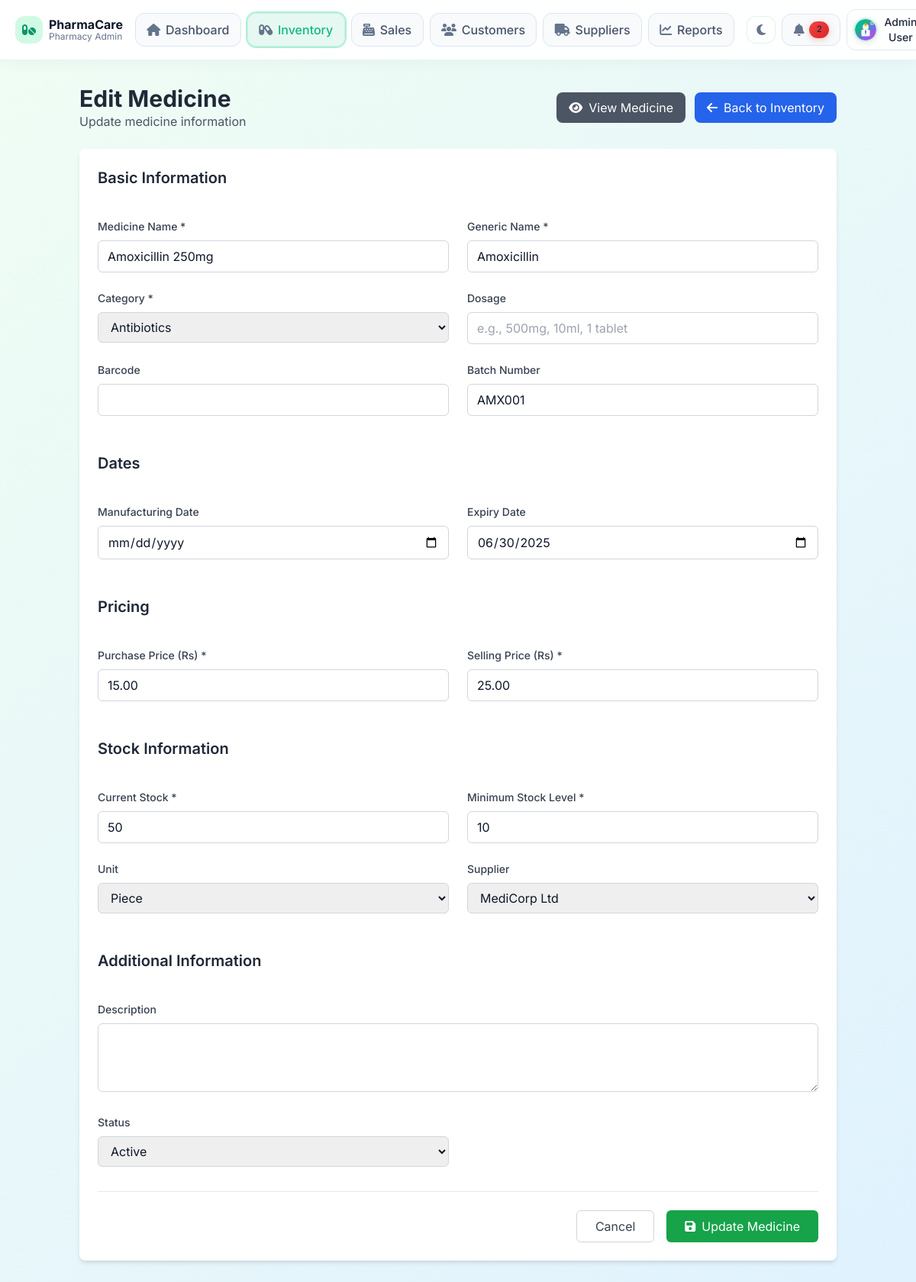
/admin/modules/inventory/edit_medicine.php?id=2 (signed in), run on the app's committed database.
### tables this page shows
CREATE TABLE users (
    id INT PRIMARY KEY AUTO_INCREMENT,
    name VARCHAR(100) NOT NULL,
    email VARCHAR(100) UNIQUE NOT NULL,
    password VARCHAR(255) NOT NULL,
    role ENUM('admin', 'pharmacist', 'customer') NOT NULL DEFAULT 'customer',
    phone VARCHAR(20),
    address TEXT,
    profile_image VARCHAR(255),
    status ENUM('active', 'inactive') DEFAULT 'active',
    created_at TIMESTAMP DEFAULT CURRENT_TIMESTAMP,
    updated_at TIMESTAMP DEFAULT CURRENT_TIMESTAMP ON UPDATE CURRENT_TIMESTAMP
);

CREATE TABLE medicines (
    id INT PRIMARY KEY AUTO_INCREMENT,
    name VARCHAR(200) NOT NULL,
    generic_name VARCHAR(200),
    category_id INT,
    supplier_id INT,
    batch_number VARCHAR(50),
    barcode VARCHAR(100),
    description TEXT,
    dosage VARCHAR(100),
    unit VARCHAR(50) DEFAULT 'piece',
    purchase_price DECIMAL(10,2) NOT NULL,
    selling_price DECIMAL(10,2) NOT NULL,
    stock_quantity INT DEFAULT 0,
    min_stock_level INT DEFAULT 10,
    max_stock_level INT DEFAULT 1000,
    expiry_date DATE,
    manufacture_date DATE,
    prescription_required BOOLEAN DEFAULT FALSE,
    image VARCHAR(255),
    status ENUM('active', 'inactive', 'discontinued') DEFAULT 'active',
    created_at TIMESTAMP DEFAULT CURRENT_TIMESTAMP,
    updated_at TIMESTAMP DEFAULT CURRENT_TIMESTAMP ON UPDATE CURRENT_TIMESTAMP,
    FOREIGN KEY (category_id) REFERENCES categories(id),
    FOREIGN KEY (supplier_id) REFERENCES suppliers(id),
    INDEX idx_name (name),
    INDEX idx_barcode (barcode),
    INDEX idx_expiry (expiry_date)
);

CREATE TABLE categories (
    id INT PRIMARY KEY AUTO_INCREMENT,
    name VARCHAR(100) NOT NULL,
    description TEXT,
    status ENUM('active', 'inactive') DEFAULT 'active',
    created_at TIMESTAMP DEFAULT CURRENT_TIMESTAMP
);

CREATE TABLE suppliers (
    id INT PRIMARY KEY AUTO_INCREMENT,
    name VARCHAR(100) NOT NULL,
    contact_person VARCHAR(100),
    email VARCHAR(100),
    phone VARCHAR(20),
    address TEXT,
    status ENUM('active', 'inactive') DEFAULT 'active',
    created_at TIMESTAMP DEFAULT CURRENT_TIMESTAMP,
    updated_at TIMESTAMP DEFAULT CURRENT_TIMESTAMP ON UPDATE CURRENT_TIMESTAMP
);

### admin/modules/inventory/edit_medicine.php (the view, shortened to what the rows shown need)
<?php
require_once dirname(__DIR__, 2) . '/bootstrap.php';
$id = $_GET['id'] ?? null;
$stmt = $pdo->prepare("SELECT * FROM medicines WHERE id = ?");
$stmt->execute([$id]);
$medicine = $stmt->fetch(PDO::FETCH_ASSOC);
$categoriesStmt = $pdo->query("SELECT * FROM categories WHERE status = 'active' ORDER BY name");
$categories = $categoriesStmt->fetchAll(PDO::FETCH_ASSOC);
$suppliersStmt = $pdo->query("SELECT * FROM suppliers WHERE status = 'active' ORDER BY name");
$suppliers = $suppliersStmt->fetchAll(PDO::FETCH_ASSOC);
?>
<!DOCTYPE html>
<html lang="en" data-theme="<?php echo getThemeClass(); ?>">
<head>
    <?php include '../../includes/head.php'; ?>
    <script src="https://cdn.tailwindcss.com"></script>
</head>
<body class="pc-shell">
    <?php include '../../includes/navbar.php'; ?>
    <div class="container mx-auto px-4 py-8">
        <div class="flex justify-between items-center mb-6">
            <div>
                <h1 class="text-3xl font-bold text-gray-800">Edit Medicine</h1>
            </div>
        </div>
        <form method="POST" class="bg-white rounded-lg shadow-md p-6">
            <div class="grid grid-cols-1 md:grid-cols-2 gap-6">
                <div class="md:col-span-2">
                    <h2 class="text-xl font-semibold text-gray-800 mb-4">Basic Information</h2>
                </div>
                <div>
                    <label for="name" class="block text-sm font-medium text-gray-700 mb-2">Medicine Name *</label>
                    <input type="text" id="name" name="name" value="<?php echo htmlspecialchars($medicine['name'] ?? ''); ?>"
                        class="w-full px-3 py-2 border border-gray-300 rounded-md focus:outline-none focus:ring-2 focus:ring-green-500" required>
                </div>
                <div>
                    <label for="generic_name" class="block text-sm font-medium text-gray-700 mb-2">Generic Name *</label>
                    <input type="text" id="generic_name" name="generic_name" value="<?php echo htmlspecialchars($medicine['generic_name'] ?? ''); ?>"
                        class="w-full px-3 py-2 border border-gray-300 rounded-md focus:outline-none focus:ring-2 focus:ring-green-500" required>
                </div>
                <div>
                    <label for="category_id" class="block text-sm font-medium text-gray-700 mb-2">Category *</label>
                    <select id="category_id" name="category_id"
                        class="w-full px-3 py-2 border border-gray-300 rounded-md focus:outline-none focus:ring-2 focus:ring-green-500" required>
                        <?php foreach ($categories as $category): ?>
                            <option value="<?php echo $category['id']; ?>" <?php echo $medicine['category_id'] == $category['id'] ? 'selected' : ''; ?>>
                                <?php echo htmlspecialchars($category['name']); ?>
                            </option>
                        <?php endforeach; ?>
                    </select>
                </div>
                <div>
                    <label for="batch_number" class="block text-sm font-medium text-gray-700 mb-2">Batch Number</label>
                    <input type="text" id="batch_number" name="batch_number" value="<?php echo htmlspecialchars($medicine['batch_number'] ?? ''); ?>"
                        class="w-full px-3 py-2 border border-gray-300 rounded-md focus:outline-none focus:ring-2 focus:ring-green-500">
                </div>
                <div class="md:col-span-2">
                    <h2 class="text-xl font-semibold text-gray-800 mb-4 mt-6">Dates</h2>
                </div>
                <div>
                    <label for="expiry_date" class="block text-sm font-medium text-gray-700 mb-2">Expiry Date</label>
                    <input type="date" id="expiry_date" name="expiry_date" value="<?php echo $medicine['expiry_date'] ?? ''; ?>"
                        class="w-full px-3 py-2 border border-gray-300 rounded-md focus:outline-none focus:ring-2 focus:ring-green-500">
                </div>
                <div class="md:col-span-2">
                    <h2 class="text-xl font-semibold text-gray-800 mb-4 mt-6">Pricing</h2>
                </div>
                <div>
                    <label for="purchase_price" class="block text-sm font-medium text-gray-700 mb-2">Purchase Price (Rs) *</label>
                    <input type="number" id="purchase_price" name="purchase_price" value="<?php echo $medicine['purchase_price']; ?>"
                        step="0.01" min="0"
                        class="w-full px-3 py-2 border border-gray-300 rounded-md focus:outline-none focus:ring-2 focus:ring-green-500" required>
                </div>
                <div>
                    <label for="selling_price" class="block text-sm font-medium text-gray-700 mb-2">Selling Price (Rs) *</label>
                    <input type="number" id="selling_price" name="selling_price" value="<?php echo $medicine['selling_price']; ?>"
                        step="0.01" min="0"
                        class="w-full px-3 py-2 border border-gray-300 rounded-md focus:outline-none focus:ring-2 focus:ring-green-500" required>
                </div>
                <div class="md:col-span-2">
                    <h2 class="text-xl font-semibold text-gray-800 mb-4 mt-6">Stock Information</h2>
                </div>
                <div>
                    <label for="stock_quantity" class="block text-sm font-medium text-gray-700 mb-2">Current Stock *</label>
                    <input type="number" id="stock_quantity" name="stock_quantity" value="<?php echo $medicine['stock_quantity']; ?>"
                        min="0"
                        class="w-full px-3 py-2 border border-gray-300 rounded-md focus:outline-none focus:ring-2 focus:ring-green-500" required>
                </div>
                <div>
                    <label for="min_stock_level" class="block text-sm font-medium text-gray-700 mb-2">Minimum Stock Level *</label>
                    <input type="number" id="min_stock_level" name="min_stock_level" value="<?php echo $medicine['min_stock_level']; ?>"
                        min="0"
                        class="w-full px-3 py-2 border border-gray-300 rounded-md focus:outline-none focus:ring-2 focus:ring-green-500" required>
                </div>
                <div>
                    <label for="unit" class="block text-sm font-medium text-gray-700 mb-2">Unit</label>
                    <select id="unit" name="unit" class="w-full px-3 py-2 border border-gray-300 rounded-md focus:outline-none focus:ring-2 focus:ring-green-500">
                        <option value="piece" <?php echo $medicine['unit'] === 'piece' ? 'selected' : ''; ?>>Piece</option>
                    </select>
                </div>
                <div>
                    <label for="supplier_id" class="block text-sm font-medium text-gray-700 mb-2">Supplier</label>
                    <select id="supplier_id" name="supplier_id"
                        class="w-full px-3 py-2 border border-gray-300 rounded-md focus:outline-none focus:ring-2 focus:ring-green-500">
                        <?php foreach ($suppliers as $supplier): ?>
                            <option value="<?php echo $supplier['id']; ?>" <?php echo $medicine['supplier_id'] == $supplier['id'] ? 'selected' : ''; ?>>
                                <?php echo htmlspecialchars($supplier['name']); ?>
                            </option>
                        <?php endforeach; ?>
                    </select>
                </div>
                <div class="md:col-span-2">
                    <h2 class="text-xl font-semibold text-gray-800 mb-4 mt-6">Additional Information</h2>
                </div>
                <div>
                    <label for="status" class="block text-sm font-medium text-gray-700 mb-2">Status</label>
                    <select id="status" name="status"
                        class="w-full px-3 py-2 border border-gray-300 rounded-md focus:outline-none focus:ring-2 focus:ring-green-500">
                        <option value="active" <?php echo $medicine['status'] === 'active' ? 'selected' : ''; ?>>Active</option>
                    </select>
                </div>
            </div>
        </form>
    </div>
</body>
</html>

### admin/includes/navbar.php (shortened to what the rows shown need)
<?php
$profileImage = ($user && !empty($user['profile_image']))
  ? url('uploads/profiles/' . $user['profile_image'])
  : url('assets/images/default-avatar.svg');
?>
<nav class="sticky top-0 z-50 border-b border-slate-200/70 bg-white/92 backdrop-blur dark:bg-slate-900/95 dark:border-slate-700">
  <div class="pc-container !py-3">
    <div class="flex items-center justify-between gap-4">
      <div class="flex items-center gap-2">
        <div class="relative">
          <button class="flex items-center gap-2 rounded-xl border border-slate-200 dark:border-slate-700 px-2 py-1.5 hover:bg-slate-50 dark:hover:bg-slate-800 text-slate-700 dark:text-slate-100" onclick="toggleUserMenu()">
            <img src="<?php echo $profileImage; ?>" alt="Profile" class="h-8 w-8 rounded-full object-cover" onerror="this.src='<?php echo url('assets/images/default-avatar.svg'); ?>'">
            <span class="hidden lg:inline text-sm font-medium"><?php echo htmlspecialchars($user['name'] ?? 'User'); ?></span>
          </button>
        </div>
      </div>
    </div>
  </div>
</nav>

### data on the page
users: name "Admin User"
medicines: name "Amoxicillin 250mg", generic_name "Amoxicillin", category_id "Antibiotics", batch_number "AMX001", expiry_date "06/30/2025", purchase_price "15.00", selling_price "25.00", stock_quantity "50", min_stock_level "10", unit "Piece", supplier_id "MediCorp Ltd", status "Active"
